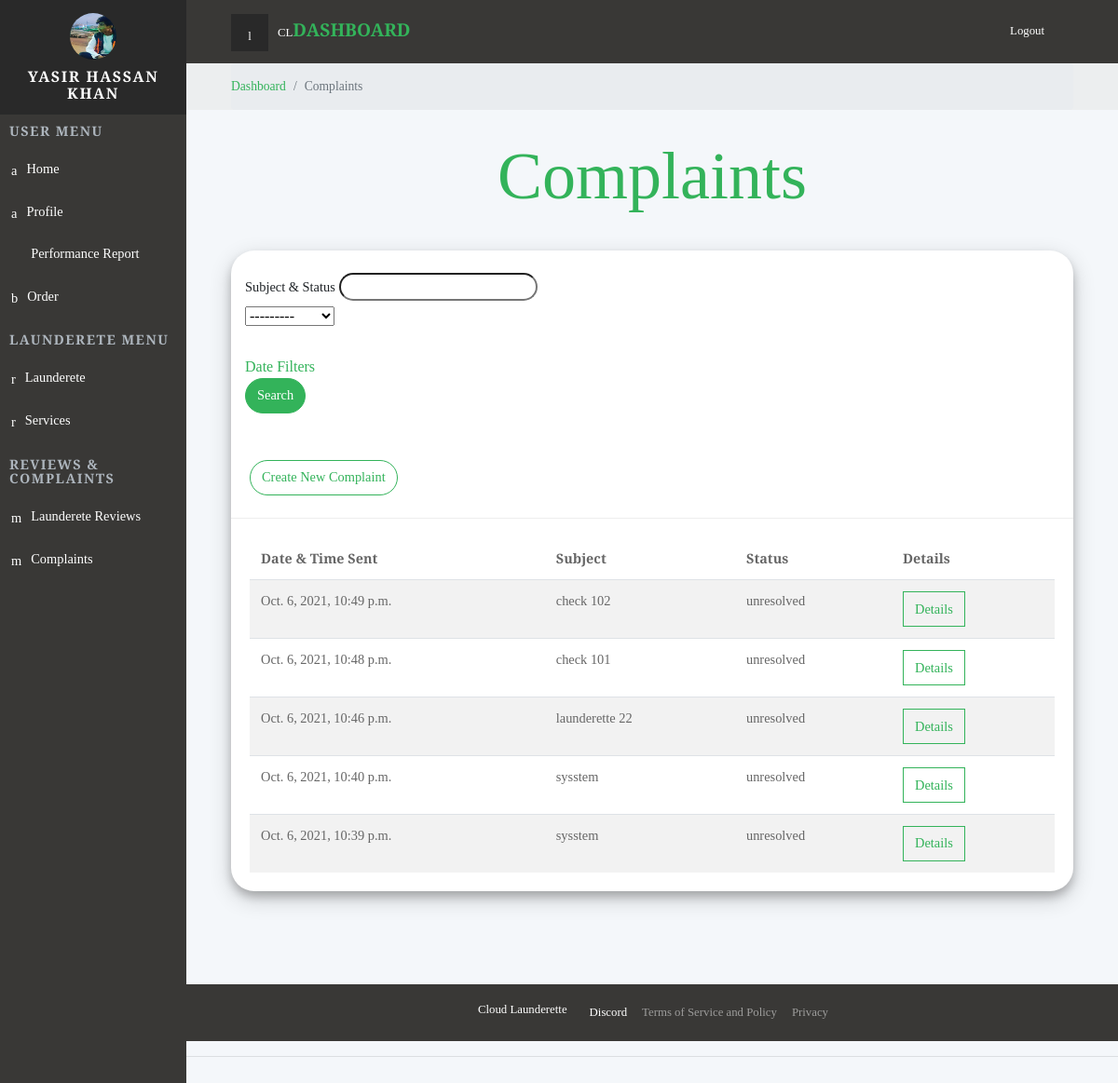
The app's page /dashboard/complaints/ (signed in), older data.
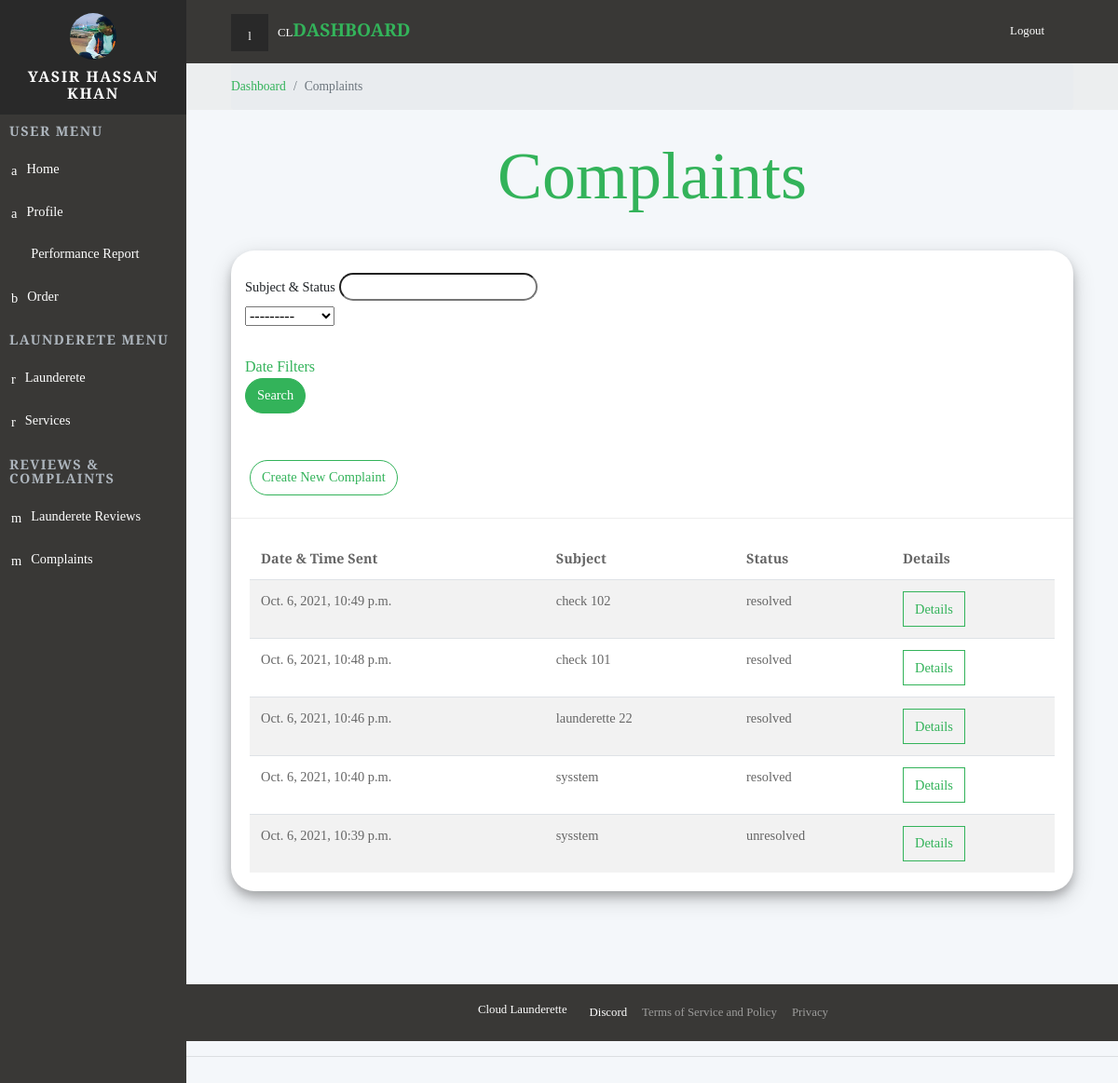
The same page, newer data.
### backend/models.py (models this page shows, shortened)
class Complaint(models.Model):
    client = models.ForeignKey(Client, null=True, blank=True, on_delete= models.SET_NULL)
    launderer = models.ForeignKey(Launderer, null=True, blank=True, on_delete= models.SET_NULL)
    subject = models.CharField(max_length=200, null=True)
    complain = models.TextField(blank=True, null=True)
    response = models.CharField(max_length=500, null=True, blank=True)
    status =models.CharField(max_length=50, blank=True, null=True, choices=StatusChoice3.choices,default=StatusChoice3.UNRESOLVED)
    date = models.DateTimeField(auto_now_add=True, null=True)

### backend/decorators.py (the view)
		def wrapper_func(request, *args, **kwargs):
			group = None
			if request.user.groups.exists():
				group = request.user.groups.all()[0].name
			if group in allowed_roles:
				return view_func(request, *args, **kwargs)
			else:
				return HttpResponse('You are not authorized to view this page')

### backend/views.py (called while the page is built)
@login_required(login_url="loginPage")
@allowed_users(allowed_roles=['launderer'])
def complaints(request):
    launder = request.user.launderer
    complaints = launder.complaint_set.all().order_by('-date')
    complaintsFilter = ComplaintFilter(request.GET, queryset=complaints)
    complaints = complaintsFilter.qs
    p  = Paginator(complaints, 20)
    page_num = request.GET.get('page', 1)
    try:
        page = p.page(page_num)
    except EmptyPage:
        page = p.page(1)
    context = {'launderer' : launder,  "complaints": page, "complaintsFilter": complaintsFilter}
    return render(request,"frontend/complaints.html",context)

### frontend/templates/frontend/complaints.html (shortened to what this page needs)
{%  extends 'frontend/partialview/base_template.html' %}
{% load static %}
{% block content %}
    <div class="page">
      {% include 'frontend/partialview/topbar.html' %}
      <div class="breadcrumb-holder">
        <div class="container-fluid">
          <ul class="breadcrumb">
            <li class="breadcrumb-item "><a href="{% url 'dashboard' %}">Dashboard</a></li>
            <li class="breadcrumb-item active">Complaints       </li>
          </ul>
        </div>
      </div>
      <section class="charts">
        <div class="container-fluid">
          <header>
            <h1 class="h3 display-3  text-primary text-center">Complaints            </h1>
          </header>
        <div class="card">
          <div class="container mt-4">
            <form method="get" class="text-left">
              <div class="filters">
                <div class="form-group-material">
                  <label>Subject & Status</label>
                  {{complaintsFilter.form.subject}}
                  <br>
                  {{complaintsFilter.form.status}}
                </div>
                <a href="#date_filter"  data-toggle="collapse">Date Filters</a>
              </div>
              <div class="form-group">
		            <button class="my-btn btn btn-primary" type="submit">Search</button>
              </div>
            </form>
          </div>
                        <div class="card-header">
                        <a class="my-btn btn btn-md btn-outline-primary   mb-2 mt-4" href="{% url 'newComplaint' %}">Create New Complaint</a>
                        </div>
                        <div class="card-body">
                        <div class="table-responsive">
                            <table class="table table-striped table-hover">
                            <thead>
                                <tr>
                                <th>Date & Time Sent</th>
                                <th>Subject</th>
                                <th>Status</th>
                                <th>Details</th>
                                </tr>
                            </thead>
                            <tbody>
                                {% for complaint in complaints %}
                                    <tr>
                                        <td>{{complaint.date}}</td>
                                        <td>{{complaint.subject}}</td>
                                        <td>{{complaint.status}}</td>
                                        <td><a class="btn btn-md btn-outline-primary" href= "{% url 'complaintDetail' complaint.id %}">Details</a></td>
                                    </tr>
                                {% endfor %}
                            </tbody>
                            </table>
                        </div>
                        </div>
          </div>
        </div>
      </section>
      <footer class="main-footer">
        {% include 'frontend/partialView/footer_navbar.html' %}
      </footer>
    </div>
{% endblock content %}

Row changes from the older to the newer data that the page shows:
changed Complaint "Oct. 6, 2021, 10:49 p.m.": status "unresolved" → "resolved"
changed Complaint "Oct. 6, 2021, 10:48 p.m.": status "unresolved" → "resolved"
changed Complaint "Oct. 6, 2021, 10:46 p.m.": status "unresolved" → "resolved"
changed Complaint "Oct. 6, 2021, 10:40 p.m.": status "unresolved" → "resolved"
